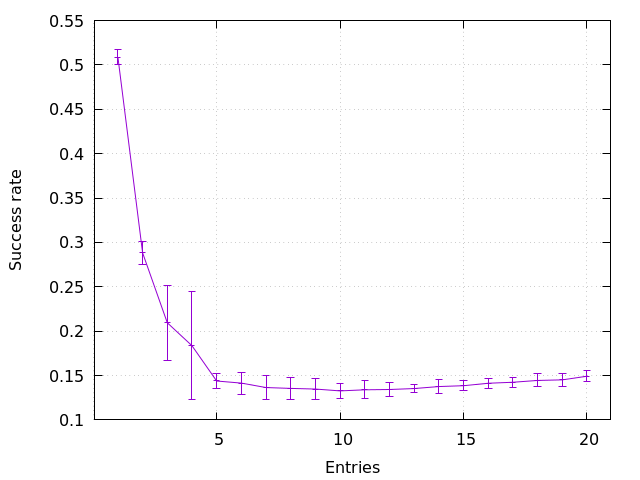

Write the gnuplot code that produced this figure.
set datafile separator ','
set terminal pngcairo
set output 'fig.png'
set xlabel 'Entries'
set ylabel 'Success rate'
set grid
set xrange [1:20]

set offset graph 0.05, graph 0.05, graph 0.05, graph 0.05


plot 'mean.csv' w l lt 1 notitle, \
	'mean.csv' using 1:2:3 w yerrorbars notitle lt 1

